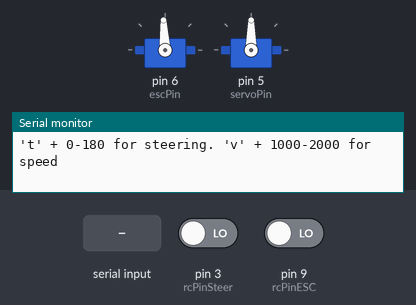
Bench run of a sketch on a simulated Arduino Uno, built with avr-gcc and run on an emulated ATmega328P. Shown: 2 × servo, the last lines printed to the serial monitor. The inputs (shaded band) are chosen by the test bench; at power-on: pin 3 (rcPinSteer) LOW, pin 9 (rcPinESC) LOW.

Above: at 1.2 s.
1.3 s: "t,45\n" received over Serial
At 2.2 s:
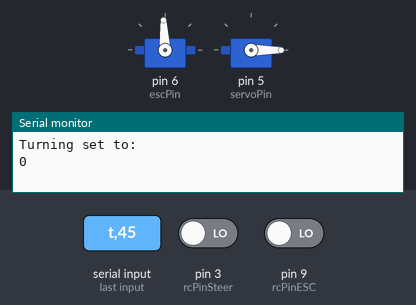
2.8 s: pin 3 (rcPinSteer) driven HIGH
At 3.7 s:
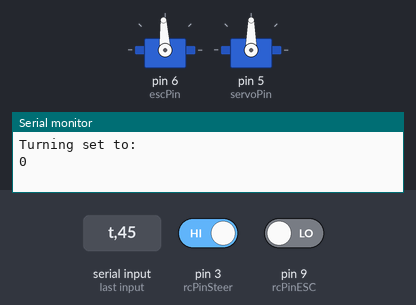
4.3 s: "t\n" received over Serial
At 5.5 s:
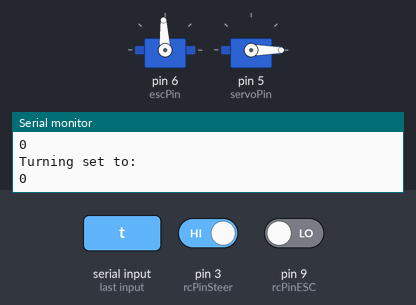
5.8 s: "t90\n" received over Serial
At 6.8 s:
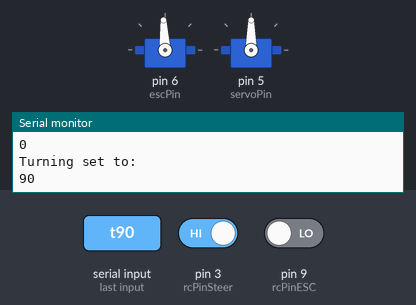
Timing chart, 0 to 8.3 s (numbered marks = the images above; inputs shaded):
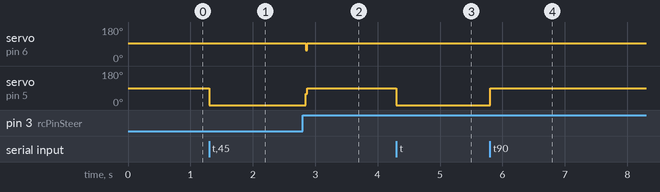

Measured:
- after the input at 1.3 s, servo on pin 5 (servoPin): 90° → 0° at once
- after the input at 2.8 s, servo on pin 6 (escPin): 93° → 57° after 0.05 s, → 93° 0.03 s later; servo on pin 5 (servoPin): 0° → 90° after 0.05 s
- after the input at 4.3 s, servo on pin 5 (servoPin): 90° → 0° at once
- after the input at 5.8 s, servo on pin 5 (servoPin): 0° → 90° at once

The sketch:

remoteControl.ino
```cpp
/*
 * Sketch for steering manually and with RC-Controller
 * Created for the autonomous car project at Gothenburg University
 */
#include <Servo.h>      // Steering and motor

const int rcPinSteer = 3; // rc steering
const int rcPinESC = 9;  // rc motor

const int servoPin = 5;   // pin to which the servo motor is attached
const int escPin = 6;     // pin to which the ESC is attached

Servo motor, steering;
unsigned long rcControllerFlag;
int controlFlag;

void setup() {
  //SERIAL CONNECTION
  Serial.begin(57600);

  motor.attach(escPin);
  motor.writeMicroseconds(1500);  // set motor to neutral
  steering.attach(servoPin);
  steering.write(90);  // set servo to neutral
  attachInterrupt(digitalPinToInterrupt(3), rcControllerInterrupt, RISING); // interupts from rc controller

  rcControllerFlag = 0; // Set to 1 if RC controller is turned on (interupt)
  controlFlag = 1; // Set to 0 when the RC takes over, used to set steering and speed to neutral when RC controller is turned off

  while(!Serial); // Wait until Serial is ready

  Serial.println("Test sketch for rc-controller and manually setting speed/steering");
  Serial.println("'t' + 0-180 for steering. 'v' + 1000-2000 for speed");
}

void loop() {
  if (rcControllerFlag == 1) { // if an interupt is read from the RC-Controller
    rcControl();
    controlFlag = 0;
  } else if (controlFlag == 0) { // this is true only after the RC-Controller is turned off
    motor.writeMicroseconds(1500);
    steering.write(90);
    controlFlag = 1;
  } else { // If a full command has been read form the serial communication
    manualControl();
  }
}
/*
 * Function for manual control with an RC-Controller
 */
void rcControl() {
  int steer, velocity;
  velocity = pulseIn(rcPinESC, HIGH, 25000); // get a value from the RC-Controller
  velocity = constrain(velocity, 1100, 1900); // we dont want any values outside this range
  velocity = map(velocity, 1100, 1900, -100, 100); // map values for easier use

  steer = pulseIn(rcPinSteer, HIGH, 25000);
  steer = constrain(steer, 1090, 1750); // we dont want any values outside this range
  steer = map(steer, 1090, 1750, 60, 130); // map values for easier use

  if (velocity >= -5 && velocity <= 40) {
    motor.writeMicroseconds(1500);
  } else if (velocity > 40) {
    motor.writeMicroseconds(1575 + (velocity-25));
  } else if (velocity < -5) {
    motor.writeMicroseconds(1230 + velocity);
  }
  if (steer >= 90 && steer <= 95) {
    steering.write(90);
  } else if (steer > 95 ){
    steering.write(steer);
  } else if (steer < 90){
    steering.write(steer);
  }
  if (pulseIn(rcPinSteer, HIGH, 25000) == 0) {
    rcControllerFlag = 0;
  }
}
/*
 * Reads values from the serial port. Reads the int values and sets the steering
 * and motor to what it read. Use 't' for steering anv 'v' for motor
 */
void manualControl() {
  String input;
  int steer, velocity;
  if (Serial.available() > 0) {
    input = Serial.readStringUntil('\n');

    if (input.startsWith("t")) { // turning
      steer = input.substring(1).toInt();
      if (steer <= 180 && steer >= 0) { // check that the value is in range
        steering.write(steer);
        Serial.println("Turning set to: ");
        Serial.println(steer);
      }
    } else if (input.startsWith("v")) { // velocity
      velocity = input.substring(1).toInt();
      if (velocity <= 2000 && velocity >= 1000) { // check that the value is in range
        motor.writeMicroseconds(velocity);
        Serial.print("Velocity set to: ");
        Serial.println(velocity);
      }
    }
  }
}
/*
 * Listens for the interupts from the RC-Controller
 */
void rcControllerInterrupt() {
  rcControllerFlag = 1;
}
```
